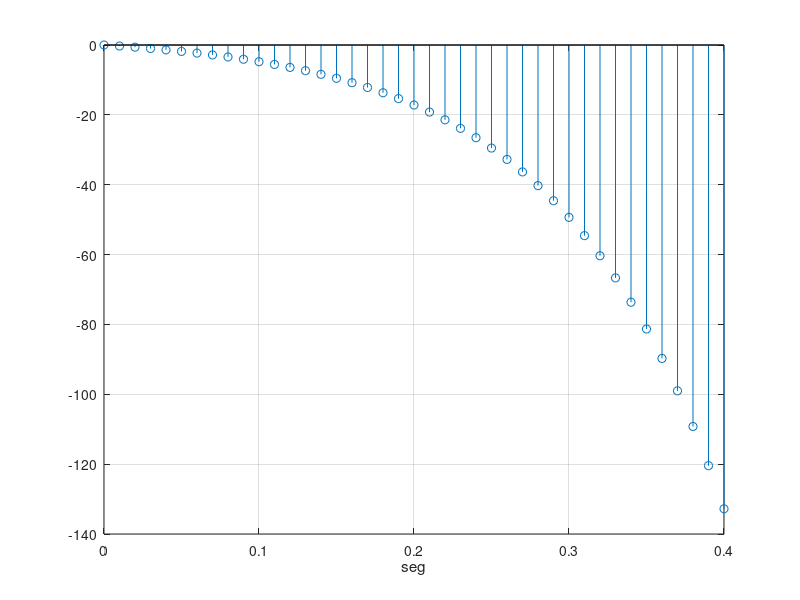

Write MATLAB code to recreate this figure.
A=1 ; B=9 ; C=1 ; D=2 ; E=9 ; F=5 ; G=9; H=3 ;
vi = (H*A);
a = (D+E)/10;
dt= 10e-3;
t(1)=0;
vf(1)=0;
for i=2:41;
    t(i) = (i-1)*  dt;
    vf(i) = (1-a) * vi + a * vf(i-1);
end
close;stem(t,vf);
xlabel('seg');grid on;